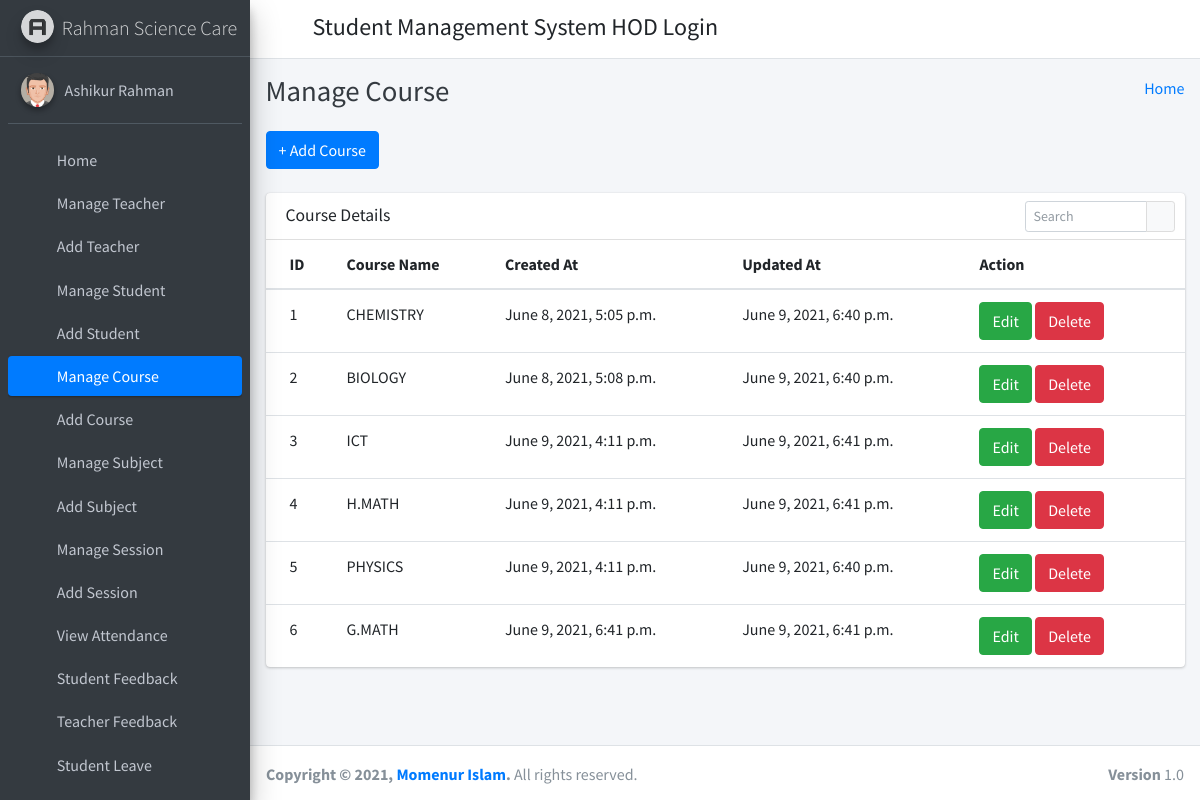
/manage_course/ (signed in), run on the app's committed database.
### student_management_app/models.py (models this page shows)
class CustomUser(AbstractUser):
    user_type_data = ((1, "HOD"), (2, "Staff"), (3, "Student"))
    user_type = models.CharField(default=1, choices=user_type_data, max_length=10)

class Courses(models.Model):
    id = models.AutoField(primary_key=True)
    course_name = models.CharField(max_length=255)
    created_at = models.DateTimeField(auto_now_add=True)
    updated_at = models.DateTimeField(auto_now=True)
    objects = models.Manager()

### student_management_app/HodViews.py (the view)
# urls.py: path('manage_course/', HodViews.manage_course, name="manage_course"),
def manage_course(request):
    courses = Courses.objects.all()
    context = {
        "courses": courses
    }
    return render(request, 'hod_template/manage_course_template.html', context)

### student_management_app/LoginCheckMiddleWare.py (called while the page is built, shortened)
    def process_view(self, request, view_func, view_args, view_kwargs):
        modulename = view_func.__module__
        user = request.user
        if user.is_authenticated:
            if user.user_type == "1":
                if modulename == "student_management_app.HodViews":
                    pass
                elif modulename == "student_management_app.views" or modulename == "django.views.static":
                    pass
                else:
                    return redirect("admin_home")
            else:
                return redirect("login")
        else:
            if request.path == reverse("login") or request.path == reverse("doLogin"):
                pass
            else:
                return redirect("login")

### student_management_app/templates/hod_template/manage_course_template.html (shortened to what this page needs)
{% extends 'hod_template/base_template.html' %}
{% block page_title %}
    Manage Course
{% endblock page_title %}
{% block main_content %}
{% load static %}
<section class="content">
        <div class="container-fluid">
            <a class="btn btn-primary" href="{% url 'add_course' %}" role="button">+ Add Course</a> <br/>&nbsp;
            <div class="row">
                <div class="col-md-12">
                    <div class="card">
                        <div class="card-header">
                            <h3 class="card-title">Course Details</h3>
                            <div class="card-tools">
                            <div class="input-group input-group-sm" style="width: 150px;">
                                <input type="text" name="table_search" class="form-control float-right" placeholder="Search">
                                <div class="input-group-append">
                                <button type="submit" class="btn btn-default"><i class="fas fa-search"></i></button>
                                </div>
                            </div>
                            </div>
                        </div>
                        <div class="card-body table-responsive p-0">
                            <table class="table table-hover text-nowrap">
                            <thead>
                                <tr>
                                <th>ID</th>
                                <th>Course Name</th>
                                <th>Created At</th>
                                <th>Updated At</th>
                                <th>Action</th>
                                </tr>
                            </thead>
                            <tbody>
                                {% for course in courses %}
                                <tr>
                                <td>{{ course.id }}</td>
                                <td>{{ course.course_name }}</td>
                                <td>{{ course.created_at }}</td>
                                <td>{{ course.updated_at }}</td>
                                <td>
                                    <a href="{% url 'edit_course' course.id %}" class="btn btn-success">Edit</a>
                                    <a href="{% url 'delete_course' course.id %}" class="btn btn-danger">Delete</a>
                                </td>
                                </tr>
                                {% endfor %}
                            </tbody>
                            </table>
                        </div>
                        </div>
                </div>
            </div>
        </div>
      </section>
  {% endblock main_content %}

### student_management_app/templates/hod_template/sidebar_template.html (shortened to what this page needs)
{% load static %}
<aside class="main-sidebar sidebar-dark-primary elevation-4">
      <a href="{% url 'admin_home' %}" class="brand-link">
        <img src="{% static 'dist/img/AdminLTELogo.png' %}" alt="AdminLTE Logo" class="brand-image img-circle elevation-3"
            style="opacity: .8">
        <span class="brand-text font-weight-light">Rahman Science Care</span>
      </a>
      <div class="sidebar">
        <div class="user-panel mt-3 pb-3 mb-3 d-flex">
          <div class="image">
            <img src="{% static 'dist/img/user2-160x160.jpg' %}" class="img-circle elevation-2" alt="User Image">
          </div>
          <div class="info">
            <a href="{% url 'admin_profile' %}" class="d-block">{{ user.first_name }} {{ user.last_name }}</a>
          </div>
        </div>
        <nav class="mt-2">
          <ul class="nav nav-pills nav-sidebar flex-column" data-widget="treeview" role="menu" data-accordion="false">
            <li class="nav-item">
              {% url 'admin_home' as admin_home %}
              <a href="{{ admin_home }}" class="nav-link {% if request.path == admin_home %} active {% endif %}">
                <i class="nav-icon fas fa-tachometer-alt"></i>
                <p>
                  Home
                </p>
              </a>
            </li>
            <li class="nav-item">
              {% url 'manage_staff' as manage_staff %}
              {% url 'edit_staff' staff_id=id as edit_staff %}
              <a href="{{ manage_staff }}" class="nav-link {% if request.path == manage_staff %} active {% endif %} {% if request.path == edit_staff %} active {% endif %}">
                <i class="nav-icon fas fa-chalkboard-teacher"></i>
                <p>
                  Manage Teacher
                </p>
              </a>
            </li>
            <li class="nav-item">
              {% url 'add_staff' as add_staff %}
              <a href="{{ add_staff }}" class="nav-link {% if request.path == add_staff %} active {% endif %}">
                <i class="nav-icon fas fa-th"></i>
                <p>
                  Add Teacher
                </p>
              </a>
            </li>
            <li class="nav-item">
              {% url 'manage_student' as manage_student %}
              {% url 'edit_student' student_id=id as edit_student %}
              <a href="{{ manage_student }}" class="nav-link {% if request.path == manage_student %} active {% endif %} {% if request.path == edit_student %} active {% endif %}">
                <i class="nav-icon fas fa-user-graduate"></i>
                <p>
                  Manage Student
                </p>
              </a>
            </li>
            <li class="nav-item">
              {% url 'add_student' as add_student %}
              <a href="{{ add_student }}" class="nav-link {% if request.path == add_student %} active {% endif %}">
                <i class="nav-icon fas fa-th"></i>
                <p>
                  Add Student
                </p>
              </a>
            </li>
            <li class="nav-item">
              {% url 'manage_course' as manage_course %}
              {% url 'edit_course' course_id=id as edit_course %}
              <a href="{{ manage_course }}" class="nav-link {% if request.path == manage_course %} active {% endif %} {% if request.path == edit_course %} active {% endif %}">
                <i class="nav-icon fas fa-chalkboard"></i>
                <p>
                  Manage Course
                </p>
              </a>
            </li>
            <li class="nav-item">
            {% url 'add_course' as add_course %}
              <a href="{{ add_course }}" class="nav-link {% if request.path == add_course %} active {% endif %}">
                <i class="nav-icon fas fa-th"></i>
                <p>
                  Add Course
                </p>
              </a>
            </li>
            <li class="nav-item">
              {% url 'manage_subject' as manage_subject %}
              {% url 'edit_subject' subject_id=id as edit_subject %}
              <a href="{{ manage_subject }}" class="nav-link {% if request.path == manage_subject %} active {% endif %} {% if request.path == edit_subject %} active {% endif %}">
                <i class="nav-icon fas fa-book"></i>
                <p>
                  Manage Subject
                </p>
              </a>
            </li>
            <li class="nav-item">
              {% url 'add_subject' as add_subject %}
              <a href="{{ add_subject }}" class="nav-link {% if request.path == add_subject %} active {% endif %}">
                <i class="nav-icon fas fa-th"></i>
                <p>
                  Add Subject
                </p>
              </a>
            </li>
            <li class="nav-item">
              {% url 'manage_session' as manage_session %}
              {% url 'edit_session' session_id=id as edit_session %}
              <a href="{{ manage_session }}" class="nav-link {% if request.path == manage_session %} active {% endif %} {% if request.path == edit_session %} active {% endif %}">
                <i class="nav-icon fas fa-graduation-cap"></i>
                <p>
                  Manage Session
                </p>
              </a>
            </li>
            <li class="nav-item">
              {% url 'add_session' as add_session %}
              <a href="{{ add_session }}" class="nav-link {% if request.path == add_session %} active {% endif %}">
                <i class="nav-icon fas fa-th"></i>
                <p>
                  Add Session
                </p>
              </a>
            </li>
            <li class="nav-item">
              {% url 'admin_view_attendance' as admin_view_attendance %}
              <a href="{{ admin_view_attendance }}" class="nav-link {% if request.path == admin_view_attendance %} active {% endif %}">
                <i class="nav-icon fas fa-calendar-alt"></i>
                <p>
                  View Attendance
                </p>
              </a>
            </li>
            <li class="nav-item">
              {% url 'student_feedback_message' as student_feedback_message %}
              <a href="{{ student_feedback_message }}" class="nav-link {% if request.path == student_feedback_message %} active {% endif %}">
                <i class="nav-icon fas fa-th"></i>
                <p>
                  Student Feedback
                </p>
              </a>
            </li>
            <li class="nav-item">
              {% url 'staff_feedback_message' as staff_feedback_message %}
              <a href="{{ staff_feedback_message }}" class="nav-link {% if request.path == staff_feedback_message %} active {% endif %}">
                <i class="nav-icon fas fa-th"></i>
                <p>
                  Teacher Feedback
                </p>
              </a>
            </li>
            <li class="nav-item">
              {% url 'student_leave_view' as student_leave_view %}
              <a href="{{ student_leave_view }}" class="nav-link {% if request.path == student_leave_view %} active {% endif %}">
                <i class="nav-icon fas fa-th"></i>
                <p>
                  Student Leave
                </p>
              </a>
            </li>
            <li class="nav-item">
              {% url 'staff_leave_view' as staff_leave_view %}
              <a href="{{ staff_leave_view }}" class="nav-link {% if request.path == staff_leave_view %} active {% endif %}">
                <p>
                </p>
              </a>
            </li>
          </ul>
        </nav>
      </div>
    </aside>

### data on the page
CustomUser: first_name "Ashikur Rahman"
Courses: id "1", course_name "CHEMISTRY", created_at "June 8, 2021, 5:05 p.m.", updated_at "June 9, 2021, 6:40 p.m."
Courses: id "2", course_name "BIOLOGY", created_at "June 8, 2021, 5:08 p.m.", updated_at "June 9, 2021, 6:40 p.m."
Courses: id "3", course_name "ICT", created_at "June 9, 2021, 4:11 p.m.", updated_at "June 9, 2021, 6:41 p.m."
Courses: id "4", course_name "H.MATH", created_at "June 9, 2021, 4:11 p.m.", updated_at "June 9, 2021, 6:41 p.m."
Courses: id "5", course_name "PHYSICS", created_at "June 9, 2021, 4:11 p.m.", updated_at "June 9, 2021, 6:40 p.m."
Courses: id "6", course_name "G.MATH", created_at "June 9, 2021, 6:41 p.m.", updated_at "June 9, 2021, 6:41 p.m."
